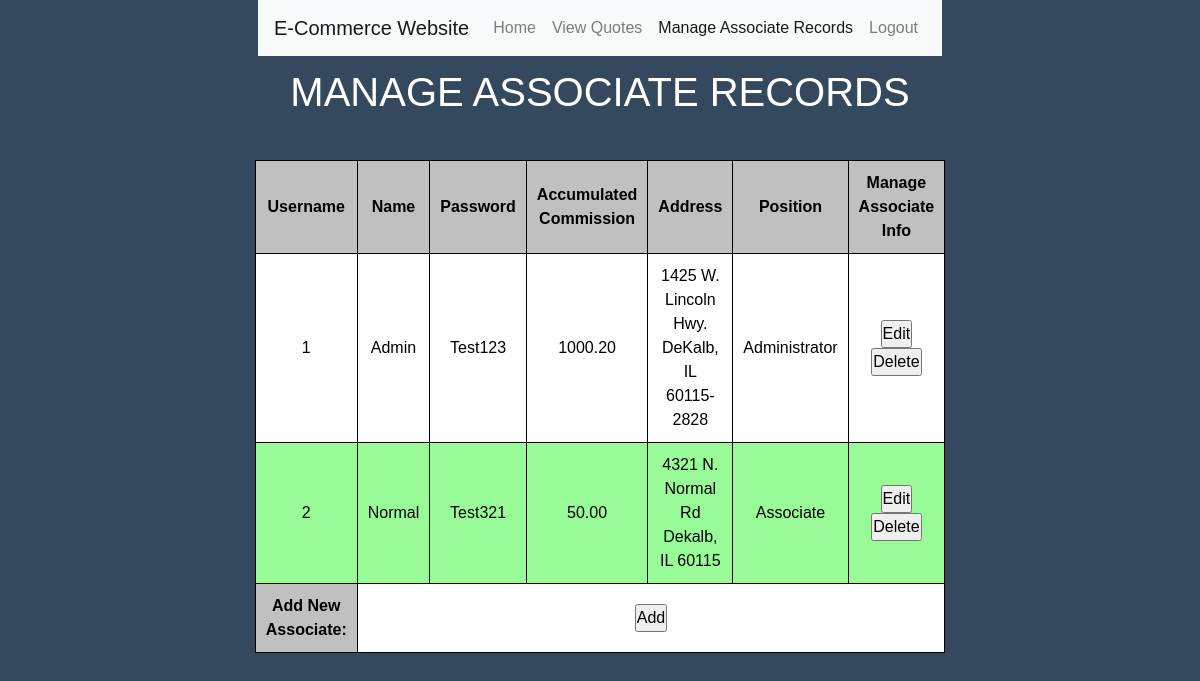
The page /manage.php (signed in) on the database as committed earlier.
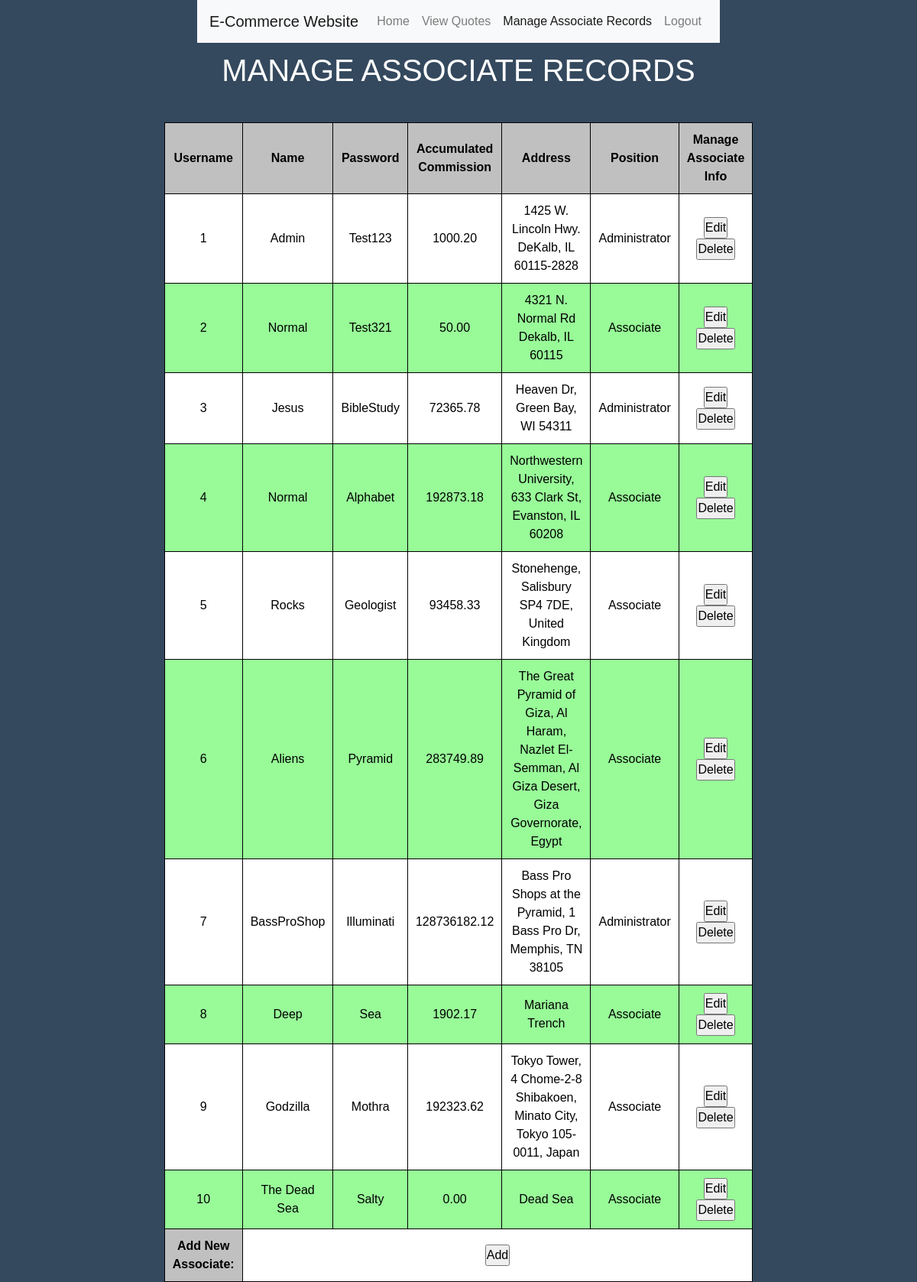
The same page on the database as committed later.
### tables this page shows
create table Associate(
    User_Id  INT             NOT NULL PRIMARY KEY AUTO_INCREMENT,
    Name     CHAR(50)        NOT NULL,
    Password VARCHAR(50)     NOT NULL,
    Accu_Com DECIMAL(15,2)   NOT NULL,
    Address  VARCHAR(100)    NOT NULL,
    Admin    BOOLEAN         NOT NULL
);

### manage.php (the view, shortened to what this page needs)
<?php
    require_once("secrets.php");
?>
<!DOCTYPE html>
<html>
<head>
<link rel="stylesheet" href="https://stackpath.bootstrapcdn.com/bootstrap/4.3.1/css/bootstrap.min.css">
<link rel="stylesheet" href="manage.css">
</head>
<body>
    <nav class="navbar navbar-expand-lg navbar-light bg-light">
    <a class="navbar-brand" href="#">E-Commerce Website</a>
    <div class="collapse navbar-collapse" id="navbarNav">
        <ul class="navbar-nav">
        <li class="nav-item ">
            <a class="nav-link" href="home.php">Home <span class="sr-only">(current)</span></a>
        </li>
        <li class="nav-item">
            <a class="nav-link" href="views.php">View Quotes</a>
        </li>
        <li class="nav-item active">
            <a class="nav-link" href="manage.php">Manage Associate Records</a>
        </li>
        <li class="nav-item">
            <a class="nav-link" href="logout.php">Logout</a>
        </li>
        </ul>
    </div>
    </nav>
    <h1>MANAGE ASSOCIATE RECORDS</h1>
    <br>
</body>
<?php
  $getAssociateInfo = "select * from Associate;";
  $result = $pdo->query($getAssociateInfo);
?>
<div class = "associateList">
  <table>
    <tr align: left;>
      <th>Username</th>
      <th>Name</th>
      <th>Password</th>
      <th>Accumulated Commission</th>
      <th>Address</th>
      <th>Position</th>
      <th>Manage Associate Info</th>
    </tr>
  <?php while ($info = $result->fetch()):?>
    <tr>
      <td><?php echo $info['User_Id'];?></td>
      <td><?php echo $info['Name'];?></td>
      <td><?php echo $info['Password'];?></td>
      <td><?php echo $info['Accu_Com'];?></td>
      <td><?php echo $info['Address'];?></td>
      <td><?php if ($info['Admin'] == 1) {echo "Administrator";} else {echo "Associate";}?></td>
      <td>
        <form id="edit" action=edit.php method="POST">
            <input type="submit" value="Edit"/>
        </form>
        <form id="delete" action=processChange.php method="POST">
            <input type="submit" value="Delete" onClick='return confirmSubmit()'/>
        </form>
      </td>
    </tr>
  <?php endwhile;?>
  <tr>
    <th>Add New Associate:</th>
    <td colspan = "6" align = "right">
      <form id="add" action=edit.php method="POST">
          <input type="submit" value="Add" id = "button"/>
      </form>
    </td>
  </tr>
  </table>
</div>
</html>

Rows that differ between the two databases and show on the page:
added associate: User_Id "3", Name "Jesus", Password "BibleStudy", Accu_Com "72365.78", Address "Heaven Dr, Green Bay, WI 54311", Admin "Administrator"
added associate: User_Id "4", Name "Normal", Password "Alphabet", Accu_Com "192873.18", Address "Northwestern University, 633 Clark St, Evanston, IL 60208", Admin "Associate"
added associate: User_Id "5", Name "Rocks", Password "Geologist", Accu_Com "93458.33", Address "Stonehenge, Salisbury SP4 7DE, United Kingdom", Admin "Associate"
added associate: User_Id "6", Name "Aliens", Password "Pyramid", Accu_Com "283749.89", Address "The Great Pyramid of Giza, Al Haram, Nazlet El-Semman, Al Giza Desert, Giza Governorate, Egypt", Admin "Associate"
added associate: User_Id "7", Name "BassProShop", Password "Illuminati", Accu_Com "128736182.12", Address "Bass Pro Shops at the Pyramid, 1 Bass Pro Dr, Memphis, TN 38105", Admin "Administrator"
added associate: User_Id "8", Name "Deep", Password "Sea", Accu_Com "1902.17", Address "Mariana Trench", Admin "Associate"
added associate: User_Id "9", Name "Godzilla", Password "Mothra", Accu_Com "192323.62", Address "Tokyo Tower, 4 Chome-2-8 Shibakoen, Minato City, Tokyo 105-0011, Japan", Admin "Associate"
added associate: User_Id "10", Name "The Dead Sea", Password "Salty", Accu_Com "0.00", Address "Dead Sea", Admin "Associate"
